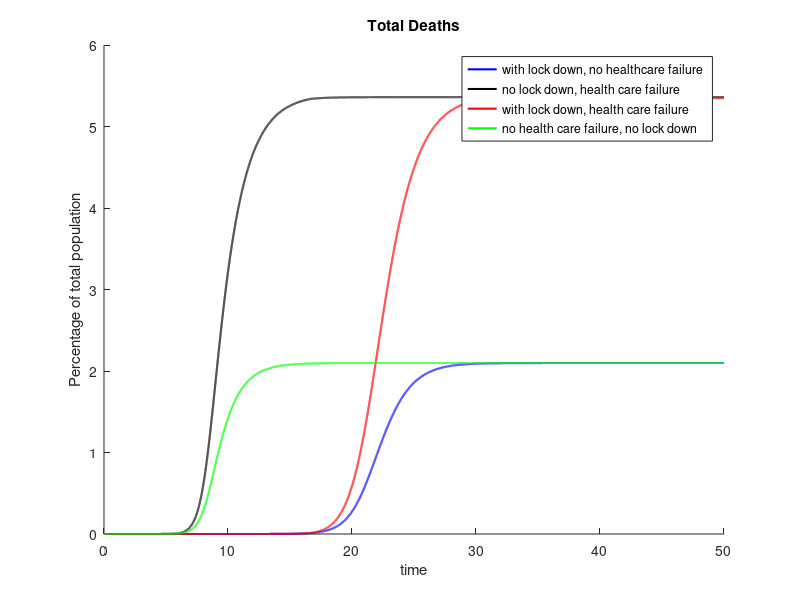
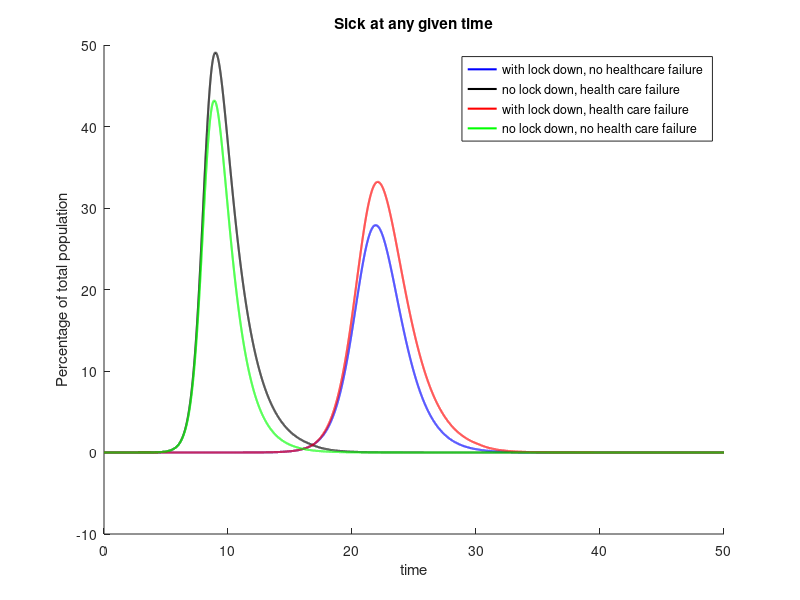
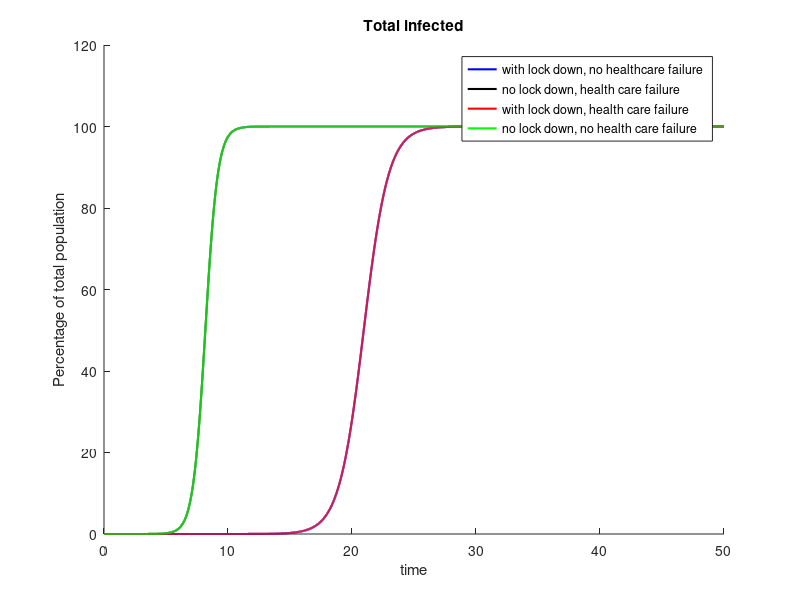
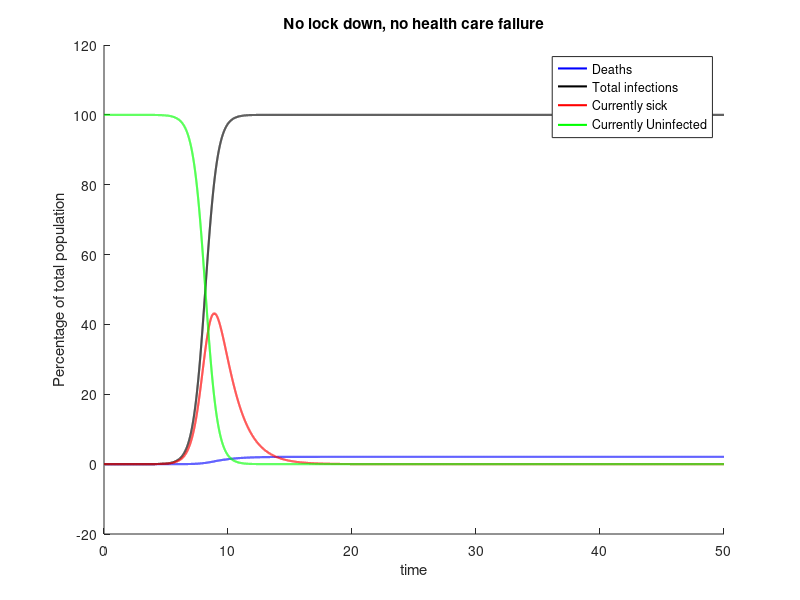

Here is the MATLAB script that generated these plots, in order:
clear;
load disease_no_failure_res.mat;
disease_no_failure_res = data_2;
load disease_no_lockdown_res.mat;
disease_no_lockdown_res = data_2;
load disease_lockdown_failure_res.mat;
disease_lockdown_failure_res = data_2;
load disease_no_failure_no_lockdown_res.mat;
disease_no_failure_no_lockdown_res = data_2;

figure 1
hold on
title("Total Deaths")
plot(disease_no_failure_res(1,:),disease_no_failure_res(2,:), "linewidth", 1.5, "color", "blue")
plot(disease_no_lockdown_res(1,:),disease_no_lockdown_res(2,:), "linewidth", 1.5, "color", "black")
plot(disease_lockdown_failure_res(1,:),disease_lockdown_failure_res(2,:), "linewidth", 1.5, "color", "red")
plot(disease_no_failure_no_lockdown_res(1,:),disease_no_failure_no_lockdown_res(2,:), "linewidth", 1.5, "color", "green")
h = legend("with lock down, no healthcare failure", 
            "no lock down, health care failure", 
            "with lock down, health care failure", 
            "no health care failure, no lock down")
xlabel('time')
ylabel("Percentage of total population")
print -dpng deaths.png
hold off

figure 2
hold on
title("Sick at any given time")
plot(disease_no_failure_res(1,:),disease_no_failure_res(4,:), "linewidth", 1.5, "color", "blue")
plot(disease_no_lockdown_res(1,:),disease_no_lockdown_res(4,:), "linewidth", 1.5, "color", "black")
plot(disease_lockdown_failure_res(1,:),disease_lockdown_failure_res(4,:), "linewidth", 1.5, "color", "red")
plot(disease_no_failure_no_lockdown_res(1,:),disease_no_failure_no_lockdown_res(4,:), "linewidth", 1.5, "color", "green")
h = legend("with lock down, no healthcare failure", 
            "no lock down, health care failure", 
            "with lock down, health care failure", 
            "no lock down, no health care failure ")
xlabel('time')
ylabel("Percentage of total population")
print -dpng sick.png
hold off

figure 3
hold on
title("Total infected")
plot(disease_no_failure_res(1,:),disease_no_failure_res(3,:), "linewidth", 1.5, "color", "blue")
plot(disease_no_lockdown_res(1,:),disease_no_lockdown_res(3,:), "linewidth", 1.5, "color", "black")
plot(disease_lockdown_failure_res(1,:),disease_lockdown_failure_res(3,:), "linewidth", 1.5, "color", "red")
plot(disease_no_failure_no_lockdown_res(1,:),disease_no_failure_no_lockdown_res(3,:), "linewidth", 1.5, "color", "green")
h = legend("with lock down, no healthcare failure", 
            "no lock down, health care failure", 
            "with lock down, health care failure", 
            "no lock down, no health care failure ")
xlabel('time')
ylabel("Percentage of total population")
print -dpng infected.png
hold off

figure 4
hold on
title("No lock down, no health care failure")
plot(disease_no_failure_no_lockdown_res(1,:),disease_no_failure_no_lockdown_res(2,:), "linewidth", 1.5, "color", "blue")
plot(disease_no_failure_no_lockdown_res(1,:),disease_no_failure_no_lockdown_res(3,:), "linewidth", 1.5, "color", "black")
plot(disease_no_failure_no_lockdown_res(1,:),disease_no_failure_no_lockdown_res(4,:), "linewidth", 1.5, "color", "red")
plot(disease_no_failure_no_lockdown_res(1,:),disease_no_failure_no_lockdown_res(5,:), "linewidth", 1.5, "color", "green")
h = legend("Deaths", 
            "Total infections", 
            "Currently sick", 
            "Currently Uninfected")
xlabel('time')
ylabel("Percentage of total population")
print -dpng no_lockdown_no_failure.png
hold off